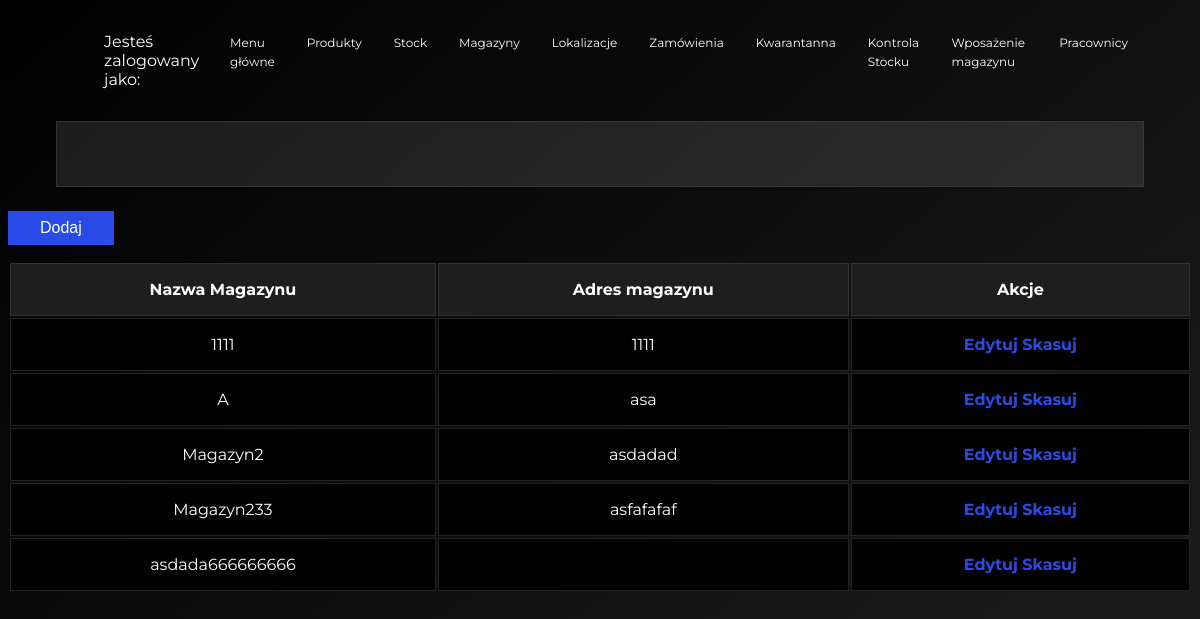
Screenshot of /warehouseMainLocations.html with the database file from the repository.
### model.py (models this page shows, shortened)
class WarehouseMainLocation(db.Model):
    __tablename__ = 'warehouse_main_location'
    id = db.Column(db.Integer, primary_key=True)
    main_location_name = db.Column(db.String)
    main_location_address = db.Column(db.String, nullable=True)
    productOnStock = db.relationship('ProductOnStock', backref='warehouse_main_location', lazy = 'dynamic')
    warehouseEquipment = db.relationship('WarehouseEquipment', backref='warehouse_main_location', lazy = 'dynamic')
    warehouseStockLocation = db.relationship('WarehouseStockLocation',
                                             backref='warehouse_main_location',
                                             lazy = 'dynamic')

### app.py (the view)
@app.route('/warehouseMainLocations.html', methods=['GET', 'POST'])
def warehouseMainLocations():
    if request.method == 'POST':
        return redirect(url_for('warehouseMainLocationsAdd'))
    all = model.WarehouseMainLocation.query.order_by(model.WarehouseMainLocation.main_location_name).all()
    return render_template('warehouseMainLocations.html', all = all)

### templates/warehouseMainLocations.html (shortened to what this page needs)
{% extends "warehouseBase.html" %}
{% block head %}
    {{ super() }}
{% endblock %}
{% block body %}
    {{ super() }}
    <form method="POST">
        <input type="submit" value="Dodaj" class="exercise__submit">
    </form>
    <table class="table">
        <tbody class="table__body">
            <tr class="table__row">
                <th class="table__cell table__heading">Nazwa Magazynu</th>
                <th class="table__cell table__heading">Adres magazynu</th>
                <th class="table__cell table__heading">Akcje</th>
            </tr>
            {% for main_location in all %}
            <tr class="table__row">
                <td class="table__cell">{{ main_location.main_location_name }}</td>
                <td class="table__cell">{{ main_location.main_location_address }}</td>
                <td class="table__cell">
                    <a href="warehouseMainLocationsEdit.html?mainLocationId={{main_location.id}}"
                     class="table__link">Edytuj</a>
                     <a href="warehouseMainLocationsDelete.html?mainLocationId={{main_location.id}}"
                     class="table__link">Skasuj</a>
                </td>
            </tr>
            {% endfor %}
{% endblock %}

### static/css/main.css (style rules this page uses)
html { box-sizing: border-box; background: rgb(83,83,83); background: linear-gradient(320deg, rgb(30,30,30) 0%, rgb(15,15,15) 50%, rgba(0,0,0,1) 100%) no-repeat; min-height: 100vh; }
*, *::before, *::after { box-sizing: inherit; }
body { color: rgb(255,255,255); font-family: 'Montserrat', sans-serif; }
.table { color: rgb(255,255,255); text-align: center; background-color: none; width: 100%; margin: 8px 0; }
.table__cell { background-color: rgb(0,0,0); border: 1px solid rgba(70,70,70,.5); padding: 16px 8px; }
.table__heading { background-color: rgb(30,30,30); }
.table__link { color: rgb(41,76,233); font-weight: 700; text-decoration: none; }
.exercise__submit { cursor: pointer; color: rgb(255,255,255); font-size: 16px; background-color: rgb(41,76,233); border: 0; padding: 8px 32px; margin: 8px 0; }

### rows the page displays
WarehouseMainLocation: main_location_name "1111", main_location_address "1111"
WarehouseMainLocation: main_location_name "A", main_location_address "asa"
WarehouseMainLocation: main_location_name "Magazyn2", main_location_address "asdadad"
WarehouseMainLocation: main_location_name "Magazyn233", main_location_address "asfafafaf"
WarehouseMainLocation: main_location_name "asdada666666666"
